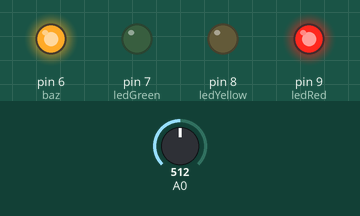
A sketch run on a simulated Arduino Uno, built with avr-gcc and run on an emulated ATmega328P. On the bench: output pins drawn as LEDs (lit = HIGH). The inputs (shaded band) are chosen by the test bench; at power-on: A0 = 512.

Above: at 1.2 s.
1.3 s: A0 set to 88
2.8 s: A0 set to 74
At 3.4 s:
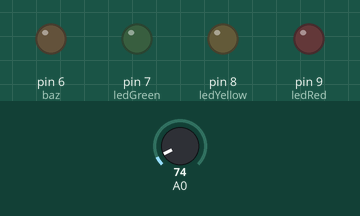
4.3 s: A0 set to 30
At 4.6 s:
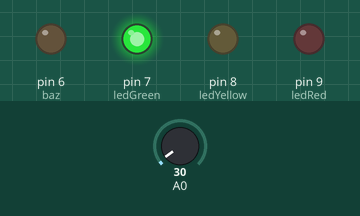
5.8 s: A0 set to 49
7.3 s: A0 set to 56
At 8.0 s:
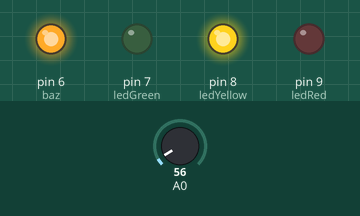
8.8 s: A0 set to 25
At 9.2 s:
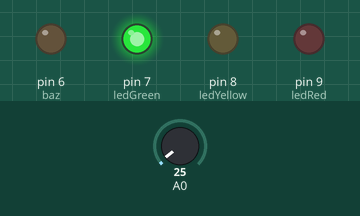
Timing chart, 0 to 11.3 s (numbered marks = the images above; inputs shaded):
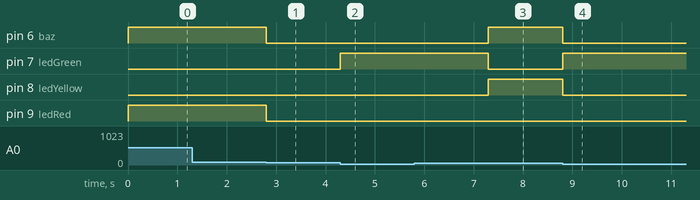

The sketch:

alt.ino
```cpp
int baz=6;
int ledGreen=7;
int ledYellow=8;
int ledRed=9;

void setup() {
	pinMode(baz, OUTPUT);
	pinMode(ledGreen, OUTPUT);
	pinMode(ledYellow, OUTPUT);
	pinMode(ledRed, OUTPUT);
}

void loop() {
	float temp = analogRead(A0) * (5.0 / 1024.0) * 100;

	bool hot = temp >= 40;
	bool cold = temp <= 25;
	bool warm = (temp <= 35) and not cold;

	digitalWrite(baz, warm or hot);
	digitalWrite(ledRed, hot);
	digitalWrite(ledYellow, warm);
	digitalWrite(ledGreen, cold);
}
```

Measured:
- the behaviour switches between 82 and 81 on A0 (found by bisection; images 0 and 1)
- the behaviour switches between 51 and 52 on A0 (found by bisection; images 2 and 3)
- after the input at 1.3 s, every drawn part: stays the same
- after the input at 2.8 s, pin 6 (baz), pin 9 (ledRed): HIGH → LOW at once
- after the input at 4.3 s, pin 7 (ledGreen): LOW → HIGH at once
- after the input at 5.8 s, every drawn part: stays the same
- after the input at 7.3 s, pin 6 (baz), pin 8 (ledYellow): LOW → HIGH at once; pin 7 (ledGreen): HIGH → LOW at once
- after the input at 8.8 s, pin 6 (baz), pin 8 (ledYellow): HIGH → LOW at once; pin 7 (ledGreen): LOW → HIGH at once
